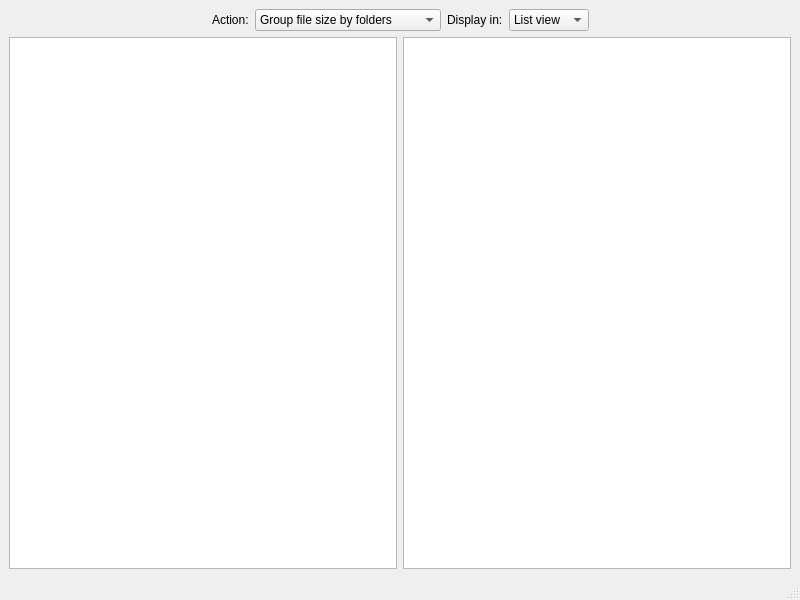
<?xml version="1.0" encoding="UTF-8"?>
<ui version="4.0">
 <class>MainWindow</class>
 <widget class="QMainWindow" name="MainWindow">
  <property name="geometry">
   <rect>
    <x>0</x>
    <y>0</y>
    <width>800</width>
    <height>600</height>
   </rect>
  </property>
  <property name="windowTitle">
   <string>Lab3</string>
  </property>
  <widget class="QWidget" name="centralwidget">
   <layout class="QVBoxLayout" name="verticalLayout">
    <item>
     <layout class="QHBoxLayout" name="horizontalLayout">
      <item>
       <spacer name="horizontalSpacer">
        <property name="orientation">
         <enum>Qt::Horizontal</enum>
        </property>
        <property name="sizeHint" stdset="0">
         <size>
          <width>40</width>
          <height>20</height>
         </size>
        </property>
       </spacer>
      </item>
      <item>
       <widget class="QLabel" name="label">
        <property name="text">
         <string>Action:</string>
        </property>
       </widget>
      </item>
      <item>
       <widget class="QComboBox" name="comboBox">
        <item>
         <property name="text">
          <string>Group file size by folders</string>
         </property>
        </item>
        <item>
         <property name="text">
          <string>Group file size by extensions</string>
         </property>
        </item>
       </widget>
      </item>
      <item>
       <widget class="QLabel" name="label_2">
        <property name="text">
         <string>Display in:</string>
        </property>
       </widget>
      </item>
      <item>
       <widget class="QComboBox" name="comboBox_2">
        <item>
         <property name="text">
          <string>List view</string>
         </property>
        </item>
        <item>
         <property name="text">
          <string>Pie chart</string>
         </property>
        </item>
        <item>
         <property name="text">
          <string>Bar chart</string>
         </property>
        </item>
       </widget>
      </item>
      <item>
       <spacer name="horizontalSpacer_2">
        <property name="orientation">
         <enum>Qt::Horizontal</enum>
        </property>
        <property name="sizeHint" stdset="0">
         <size>
          <width>40</width>
          <height>20</height>
         </size>
        </property>
       </spacer>
      </item>
     </layout>
    </item>
    <item>
     <layout class="QHBoxLayout" name="horizontalLayout_3">
      <item>
       <widget class="QTableView" name="tableView"/>
      </item>
      <item>
       <widget class="QTreeView" name="treeView">
        <attribute name="headerVisible">
         <bool>false</bool>
        </attribute>
       </widget>
      </item>
     </layout>
    </item>
   </layout>
  </widget>
  <widget class="QMenuBar" name="menubar">
   <property name="geometry">
    <rect>
     <x>0</x>
     <y>0</y>
     <width>800</width>
     <height>21</height>
    </rect>
   </property>
  </widget>
  <widget class="QStatusBar" name="statusbar"/>
 </widget>
 <resources/>
 <connections/>
</ui>
